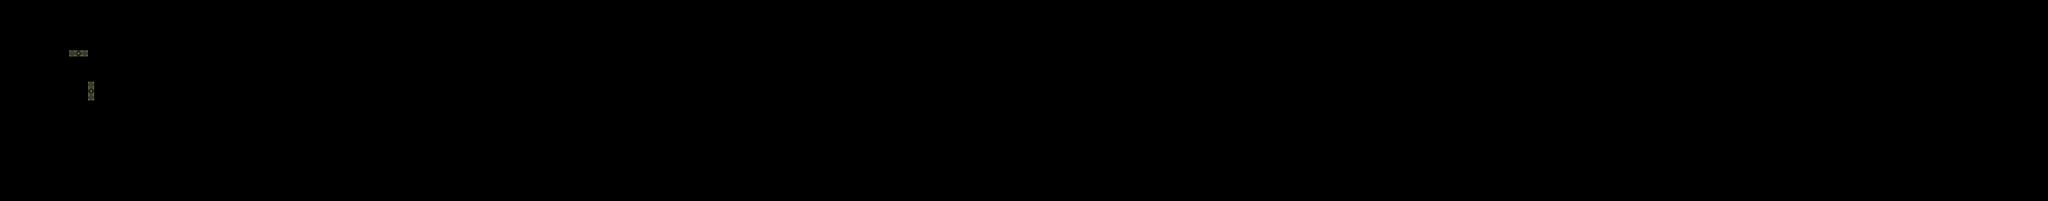

This is a level from a 2D game, rendered from its Tiled map with the project's own tilesets. A one-line summary and the map file follow, with tile-layer data summarised:
An orthogonal 326x32 tile map with 16x16 px tiles, 4 tile layers (input_dirt, output_dirt, regions_input, regions_output), 2 tilesets.

<map version="1.5" tiledversion="1.7.2" orientation="orthogonal" renderorder="right-down" width="326" height="32" tilewidth="16" tileheight="16" infinite="0" nextlayerid="10" nextobjectid="1">
 <tileset firstgid="1" name="Village5" tilewidth="16" tileheight="16" tilecount="704" columns="32">
  <image source="../../../assets/Tile/Village5.png" width="512" height="352" />
  <wangsets>
   <wangset name="Dirt2" type="mixed" tile="-1">
    <wangcolor name="" color="#ff0000" tile="-1" probability="1" />
    <wangtile tileid="200" wangid="0,0,1,1,1,0,0,0" />
    <wangtile tileid="202" wangid="0,0,1,1,1,1,1,0" />
    <wangtile tileid="203" wangid="0,0,0,0,1,1,1,0" />
    <wangtile tileid="232" wangid="1,1,0,0,0,0,0,0" />
    <wangtile tileid="234" wangid="1,1,0,0,0,0,0,1" />
    <wangtile tileid="235" wangid="1,0,0,0,0,0,0,1" />
    <wangtile tileid="264" wangid="1,1,1,1,1,0,0,0" />
    <wangtile tileid="266" wangid="1,1,1,1,1,1,1,1" />
    <wangtile tileid="267" wangid="1,0,0,0,1,1,1,1" />
    <wangtile tileid="296" wangid="1,1,1,0,0,0,0,0" />
    <wangtile tileid="298" wangid="1,1,1,0,0,0,1,1" />
    <wangtile tileid="299" wangid="1,0,0,0,0,0,1,1" />
   </wangset>
   <wangset name="Dirt3" type="mixed" tile="-1">
    <wangcolor name="" color="#ff0000" tile="-1" probability="1" />
    <wangcolor name="" color="#00ff00" tile="-1" probability="1" />
    <wangcolor name="" color="#0000ff" tile="-1" probability="1" />
    <wangtile tileid="200" wangid="0,0,3,3,3,0,0,0" />
    <wangtile tileid="201" wangid="0,0,3,3,3,3,3,0" />
    <wangtile tileid="203" wangid="0,0,0,0,3,3,3,0" />
    <wangtile tileid="232" wangid="3,3,1,1,1,0,0,0" />
    <wangtile tileid="233" wangid="3,3,1,1,1,1,1,3" />
    <wangtile tileid="235" wangid="3,0,0,0,1,1,1,3" />
    <wangtile tileid="264" wangid="1,1,2,2,2,0,0,0" />
    <wangtile tileid="265" wangid="1,1,2,2,2,2,2,1" />
    <wangtile tileid="267" wangid="1,0,0,0,2,2,2,1" />
    <wangtile tileid="296" wangid="2,2,2,0,0,0,0,0" />
    <wangtile tileid="297" wangid="2,2,2,0,0,0,2,2" />
    <wangtile tileid="299" wangid="2,0,0,0,0,0,2,2" />
   </wangset>
   <wangset name="Dirt4" type="mixed" tile="-1">
    <wangcolor name="" color="#ff0000" tile="-1" probability="1" />
    <wangtile tileid="205" wangid="0,0,1,1,1,0,0,0" />
    <wangtile tileid="206" wangid="0,0,1,1,1,1,1,0" />
    <wangtile tileid="207" wangid="0,0,1,1,1,1,1,0" />
    <wangtile tileid="208" wangid="0,0,0,0,1,1,1,0" />
    <wangtile tileid="237" wangid="1,1,1,1,1,0,0,0" />
    <wangtile tileid="238" wangid="1,1,1,1,1,1,1,1" />
    <wangtile tileid="239" wangid="1,1,1,1,1,1,1,1" />
    <wangtile tileid="240" wangid="1,0,0,0,1,1,1,1" />
    <wangtile tileid="269" wangid="1,1,1,1,1,0,0,0" />
    <wangtile tileid="270" wangid="1,1,1,1,1,1,1,1" />
    <wangtile tileid="271" wangid="1,1,1,1,1,1,1,1" />
    <wangtile tileid="272" wangid="1,0,0,0,1,1,1,1" />
    <wangtile tileid="296" wangid="1,1,1,0,0,0,0,0" />
    <wangtile tileid="297" wangid="1,1,1,0,0,0,1,1" />
    <wangtile tileid="298" wangid="1,1,1,0,0,0,1,1" />
    <wangtile tileid="299" wangid="1,0,0,0,0,0,1,1" />
   </wangset>
   <wangset name="dirttop" type="corner" tile="-1">
    <wangcolor name="" color="#ff0000" tile="-1" probability="1" />
    <wangcolor name="" color="#00ff00" tile="-1" probability="1" />
    <wangcolor name="" color="#0000ff" tile="-1" probability="1" />
    <wangtile tileid="205" wangid="0,0,1,1,1,0,0,0" />
    <wangtile tileid="206" wangid="0,0,1,1,1,1,1,0" />
    <wangtile tileid="207" wangid="0,0,1,1,1,1,1,0" />
    <wangtile tileid="208" wangid="0,0,0,0,1,1,1,0" />
    <wangtile tileid="237" wangid="1,0,1,1,1,0,0,0" />
    <wangtile tileid="238" wangid="1,0,1,1,1,1,1,0" />
    <wangtile tileid="239" wangid="1,1,1,1,1,1,1,1" />
    <wangtile tileid="240" wangid="1,0,0,0,1,1,1,1" />
    <wangtile tileid="269" wangid="1,1,1,0,0,0,0,0" />
    <wangtile tileid="270" wangid="1,1,1,0,0,0,1,1" />
    <wangtile tileid="271" wangid="1,1,1,0,0,0,1,1" />
    <wangtile tileid="272" wangid="1,0,0,0,0,0,1,1" />
   </wangset>
   <wangset name="Unnamed Set" type="corner" tile="238">
    <wangcolor name="" color="#ff0000" tile="-1" probability="1" />
    <wangtile tileid="205" wangid="0,0,0,1,0,0,0,0" />
    <wangtile tileid="206" wangid="0,0,0,1,0,1,0,0" />
    <wangtile tileid="207" wangid="0,0,0,1,0,1,0,0" />
    <wangtile tileid="208" wangid="0,0,0,0,0,1,0,0" />
    <wangtile tileid="237" wangid="0,1,0,0,0,0,0,0" />
    <wangtile tileid="238" wangid="0,1,0,0,0,0,0,1" />
    <wangtile tileid="239" wangid="0,1,0,0,0,0,0,1" />
    <wangtile tileid="240" wangid="0,0,0,0,0,0,0,1" />
   </wangset>
  </wangsets>
 </tileset>
 <tileset firstgid="705" source="../../../assets/Tile/Dirt1.tsx" />
 <layer id="2" name="input_dirt" width="326" height="32">
  <properties>
   <property name="StrictEmpty" type="bool" value="true" />
  </properties>
  <data>[10432 cells, 6 non-empty, 2 distinct tile ids]</data>
 </layer>
 <layer id="3" name="output_dirt" width="326" height="32">
  <data>[10432 cells, 2 non-empty, 2 distinct tile ids]</data>
 </layer>
 <layer id="4" name="regions_input" width="326" height="32">
  <data>[10432 cells, 6 non-empty, 1 distinct tile ids]</data>
 </layer>
 <layer id="1" name="regions_output" width="326" height="32">
  <data>[10432 cells, 2 non-empty, 1 distinct tile ids]</data>
 </layer>
</map>
